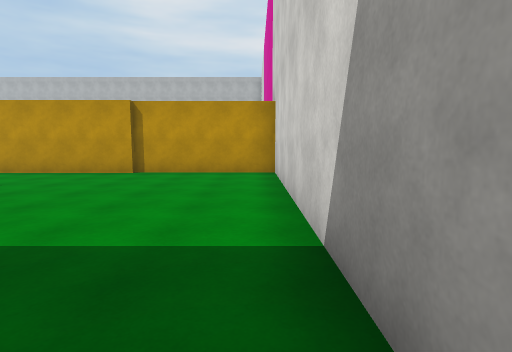
[1] (above)

22 first-person views from a walk through a 3-D level made in the Unity game engine. The camera is 1.5 m above the floor, tilts 6° down and sees 80° across. The floor is counted in squares, 2 m on a side. Each view is taken from the middle of a square. On the plan, view 1 faces up. The plan holds only what a view shows up to about 10 squares ahead; the rest is blank. Surface patterns are stand-ins for the level's own textures.

[2]
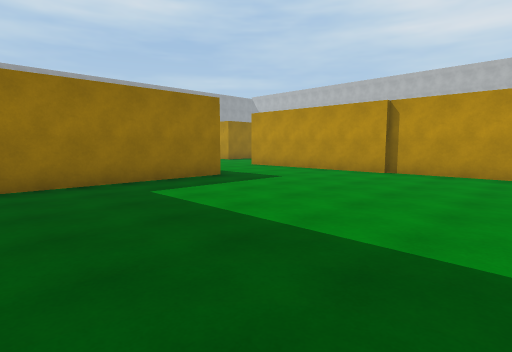

[3]
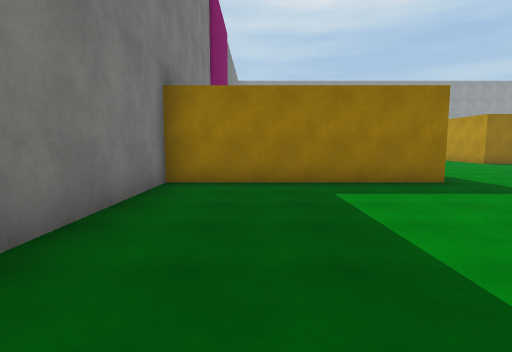

[4]
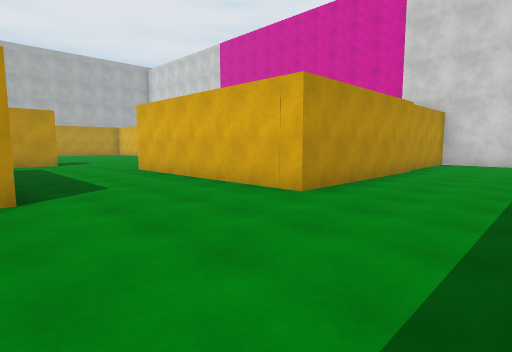

[5]
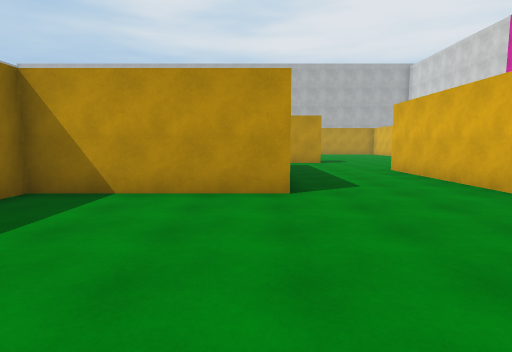

[6]
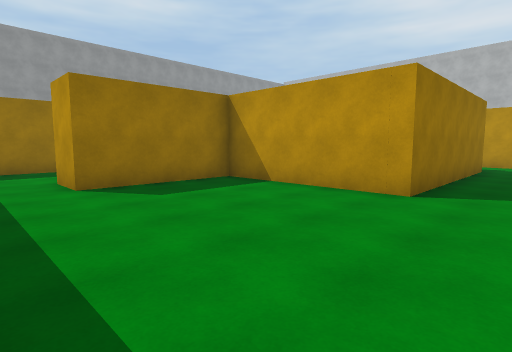

[7]
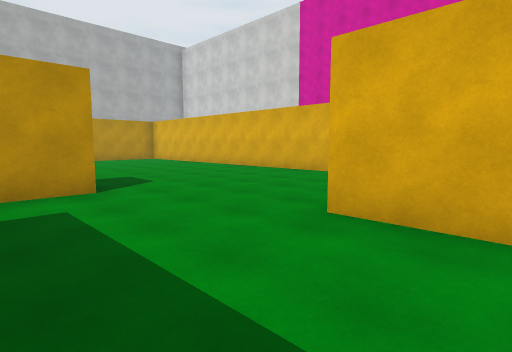

[8]
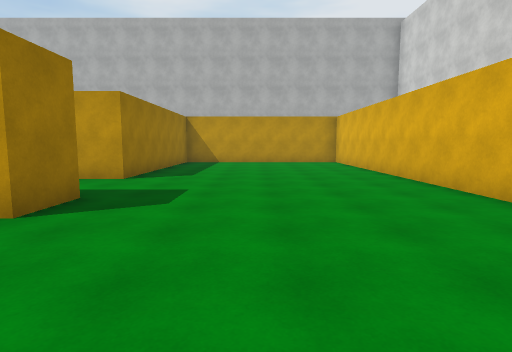

[9]
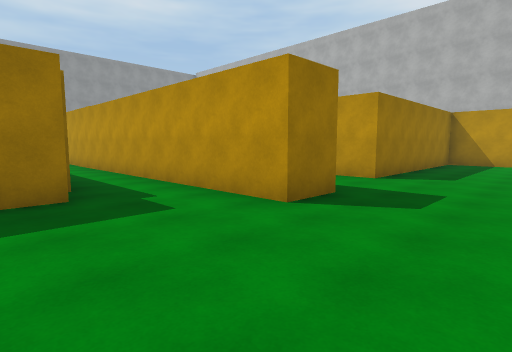

[10]
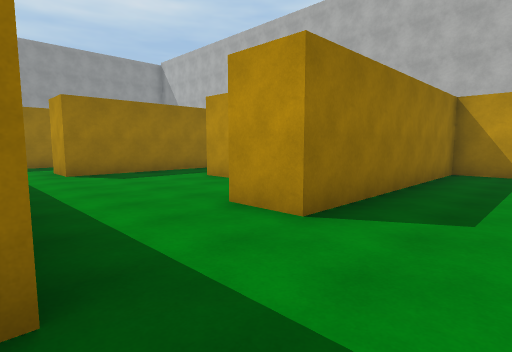

[11]
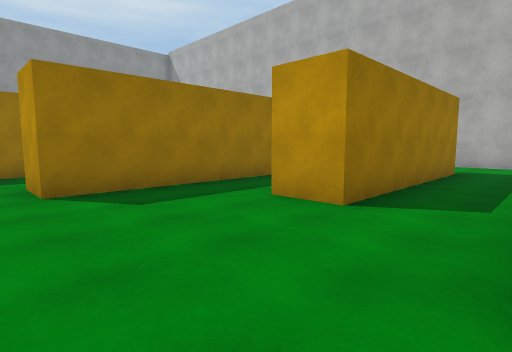

[12]
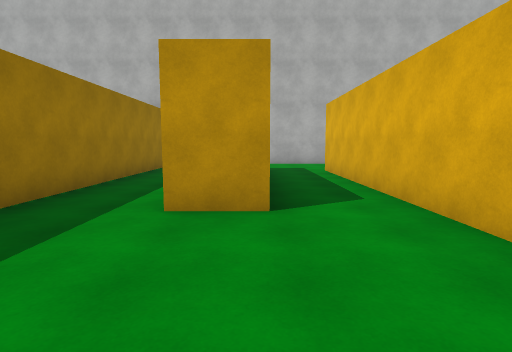

[13]
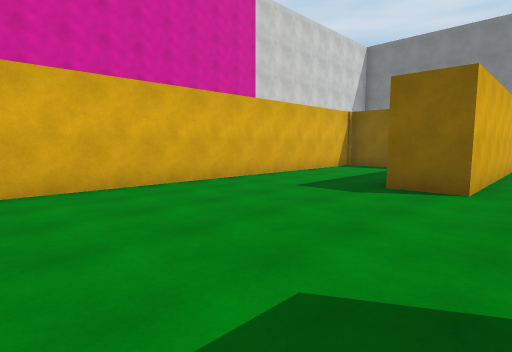

[14]
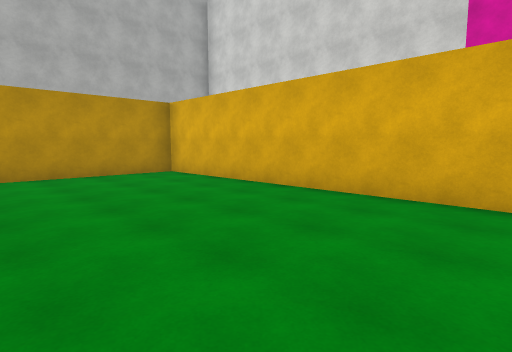

[15]
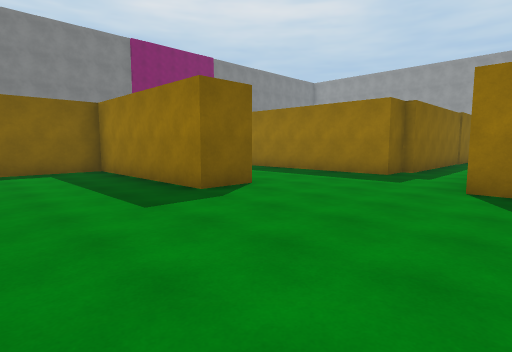

[16]
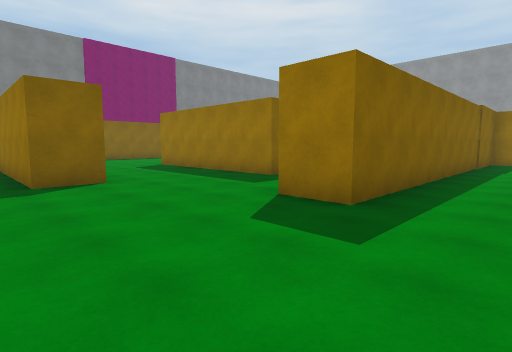

[17]
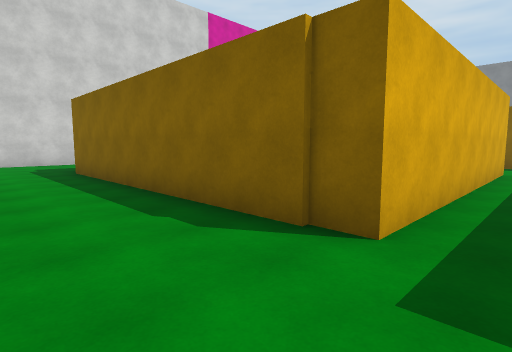

[18]
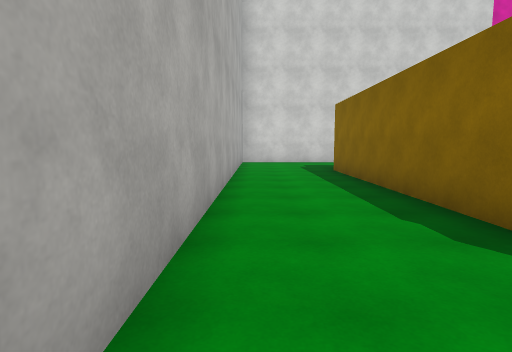

[19]
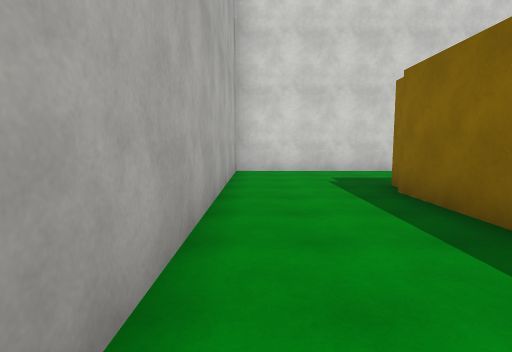

[20]
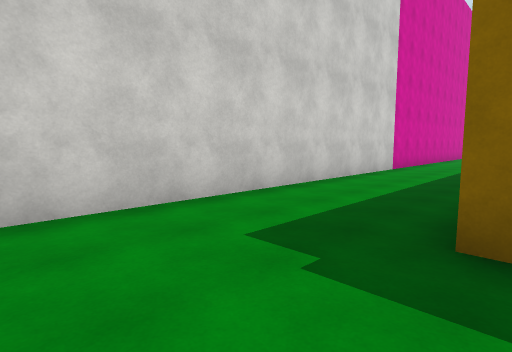

[21]
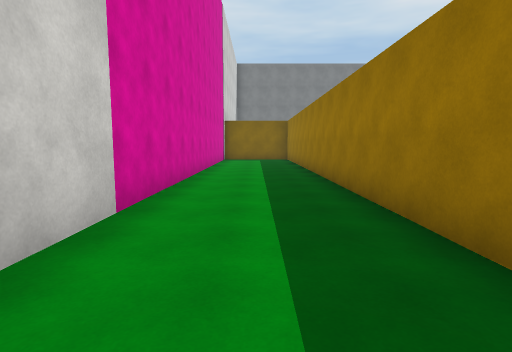

[22]
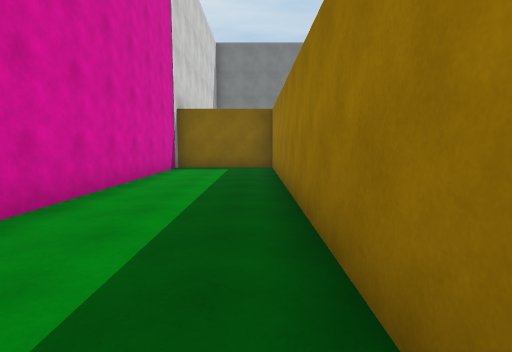

### Floor plan
Points are (right, up) in squares from view 1. A wall is a line through its corners. A room is listed if a view was taken in it or the views show most of it. See-through windows are left out.
Room 1 (views 1, 2, 3, 4, 5, 6, 7, 8, 9, 10, 11, 13, 14, 15, 16)
walls: (-3.7, 10) (-3.7, 26.6) (-9.8, 26.6) (-9.8, 20.5) (-11, 20.5); (-12.5, 15) (-11.5, 15) (-11.5, 9.6) (-15.5, 9.6) (-15.5, 6.4) (-16.8, 6.4); (-5.9, 4.8) (-5.9, -0.8) (-2, -0.8); (0.5, 7.9) (-8.1, 7.9) (-8.1, 13.8) (-6.9, 13.8) (-6.9, 9.1) (-4.6, 9.1); (-11.5, 18.2) (-9.5, 18.2) (-9.5, 17) (-18.2, 17); (-15.5, 15.3) (-12.4, 15.3); (0.5, 0.5) (0.5, 8.1)
ways out: opening at (-10.5, 19.5) to room 2; opening at (-16, 5.5)
Room 2 (view 12)
walls: (-12.8, 22.4) (-14.1, 22.4); (-11, 20.5) (-11, 22.4); (-16, 22.6) (-16, 19.8) (-17.2, 19.8); (-17.5, 18.2) (-11.5, 18.2)
ways out: opening at (-10.5, 19.5) to room 1; opening at (-13.5, 23) to room 3; opening at (-16.5, 19)
Room 3 (views 17, 18, 19, 20, 21, 22)
walls: (-2.5, 22.2) (-2.5, 9.6); (-11, 22.4) (-11, 27.8) (-3.2, 27.8); (-12.8, 27.9) (-12.8, 22.4); (-16, 28.8) (-16, 22.6); (-2.6, 9.1) (0.5, 9.1) (0.5, 30.6) (-13.5, 30.6)
ways out: opening at (-13.5, 23) to room 2

Where each view was taken, in squares from view 1:
view 1: 0 up, 0 right, facing up
view 2: 0 up, 0 right, facing up-left
view 3: 1 up, 0 right, facing left
view 4: 5 up, 12 left, facing up-right
view 5: 5 up, 12 left, facing up
view 6: 5 up, 10 left, facing up-left
view 7: 12 up, 11 left, facing up-right
view 8: 14 up, 7 left, facing up
view 9: 14 up, 7 left, facing up-left
view 10: 18 up, 8 left, facing up-left
view 11: 19 up, 11 left, facing up-left
view 12: 19 up, 13 left, facing up
view 13: 19 up, 9 left, facing down-right
view 14: 19 up, 8 left, facing up-right
view 15: 18 up, 4 left, facing down-left
view 16: 20 up, 6 left, facing down-left
view 17: 30 up, 12 left, facing down-right
view 18: 30 up, 12 left, facing right
view 19: 30 up, 8 left, facing right
view 20: 30 up, 3 left, facing down-right
view 21: 24 up, 1 left, facing down
view 22: 19 up, 2 left, facing down
